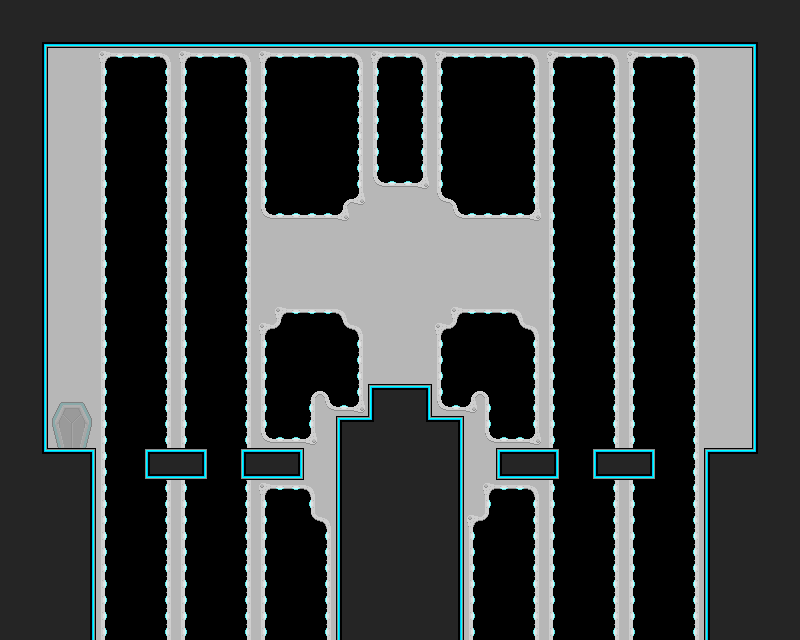

Rendered tile map (Tiled .tmx) drawn with the repository's tilesets; below, a short description and the map source with its tile grids summarised:
An orthogonal 50x40 tile map with 16x16 px tiles, 1 tile layer (Tile Layer 1), 2 tilesets and 17 objects.

<map version="1.0" orientation="orthogonal" renderorder="right-down" width="50" height="40" tilewidth="16" tileheight="16">
 <tileset firstgid="1" source="main.tsx" />
 <tileset firstgid="501" source="objects.tsx" />
 <layer name="Tile Layer 1" width="50" height="40">
  <data>[2000 cells, 2000 non-empty, 36 distinct tile ids]</data>
 </layer>
 <objectgroup name="Object Layer 1">
  <object gid="501" x="28" y="464" />
  <object gid="516" x="368" y="360" />
  <object gid="516" x="368" y="312" />
  <object gid="516" x="416" y="336" />
  <object gid="516" x="320" y="336" />
  <object gid="516" x="320" y="288" />
  <object gid="516" x="368" y="264" />
  <object gid="516" x="272" y="312" />
  <object gid="516" x="464" y="312" />
  <object gid="516" x="512" y="336" />
  <object gid="516" x="224" y="336" />
  <object gid="516" x="416" y="240" />
  <object gid="516" x="272" y="264" />
  <object gid="516" x="512" y="288" />
  <object gid="510" x="52" y="468" />
  <object gid="505" x="40" y="472" />
  <object gid="514" x="56" y="472" />
 </objectgroup>
</map>